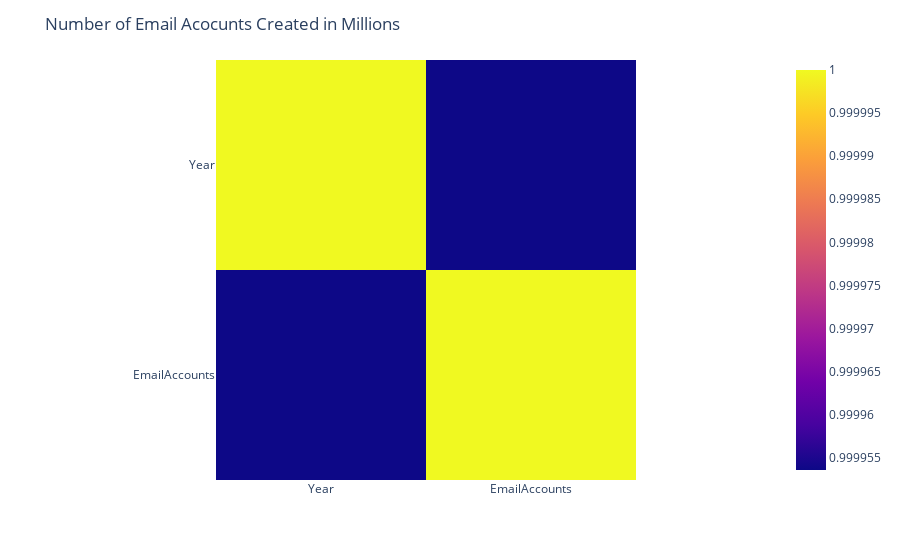

Notebook cell for this chart:
### Markdown cell above
#### In the visual below we see that the number of email accounts created 'in millions' is in steady contrast to the year.

### Code cell
import plotly.express as px
import pandas as pd

# assuming your data is in a pandas DataFrame called 'df'
fig = px.imshow(EmailAccounts.corr(), x=EmailAccounts.columns, y=EmailAccounts.columns)

fig.update_layout(title='Number of Email Acocunts Created in Millions')

fig.show()

### Figure 1 — Plotly figure (JSON) as saved in the notebook; plotly's stock layout.template omitted (floating-point values rounded to 4 significant figures)
{"data": [{"coloraxis": "coloraxis", "hovertemplate": "x: %{x}<br>y: %{y}<br>color: %{z}<extra></extra>", "name": "0", "type": "heatmap", "x": ["Year", "EmailAccounts"], "xaxis": "x", "y": ["Year", "EmailAccounts"], "yaxis": "y", "z": [[1, 1.0], [1.0, 1]]}], "layout": {"coloraxis": {"colorscale": [[0, "#0d0887"], [0.1111, "#46039f"], [0.2222, "#7201a8"], [0.3333, "#9c179e"], [0.4444, "#bd3786"], [0.5556, "#d8576b"], [0.6667, "#ed7953"], [0.7778, "#fb9f3a"], [0.8889, "#fdca26"], [1, "#f0f921"]]}, "margin": {"t": 60}, "title": {"text": "Number of Email Acocunts Created in Millions"}, "xaxis": {"anchor": "y", "constrain": "domain", "domain": [0, 1], "scaleanchor": "y"}, "yaxis": {"anchor": "x", "autorange": "reversed", "constrain": "domain", "domain": [0, 1]}}}
